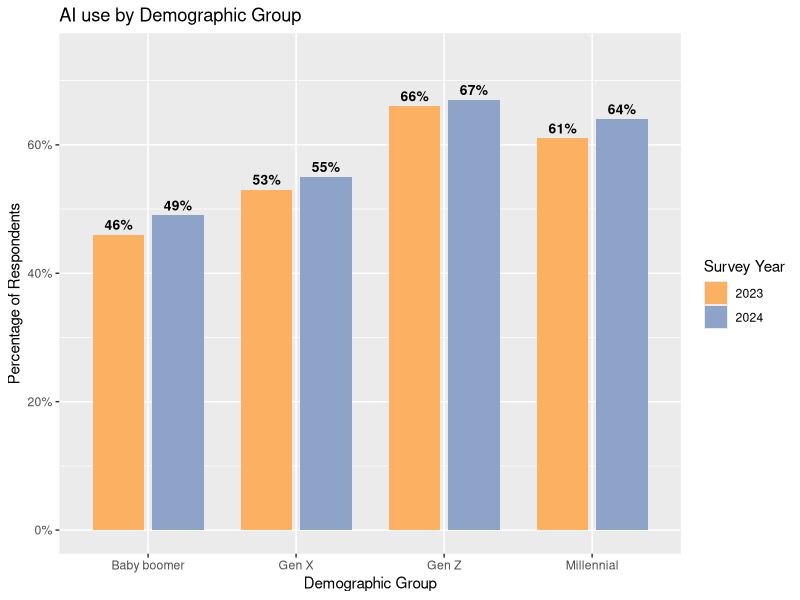
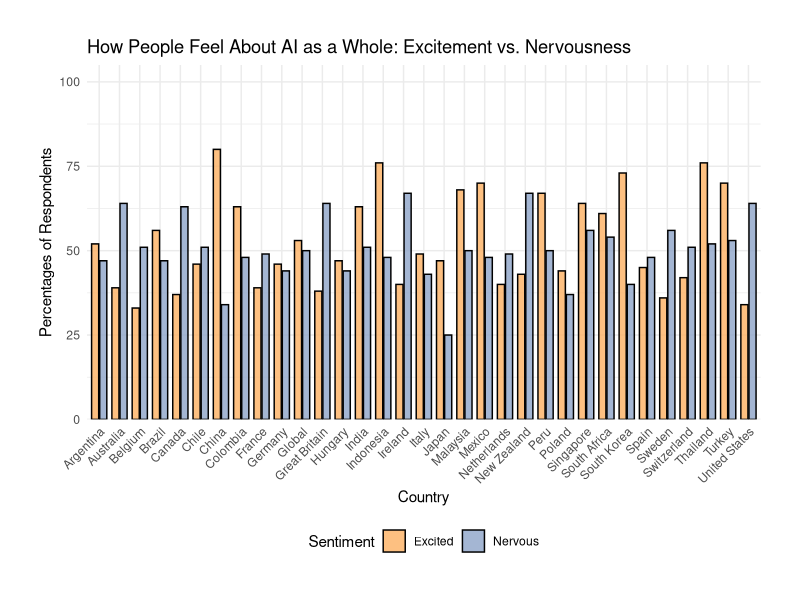
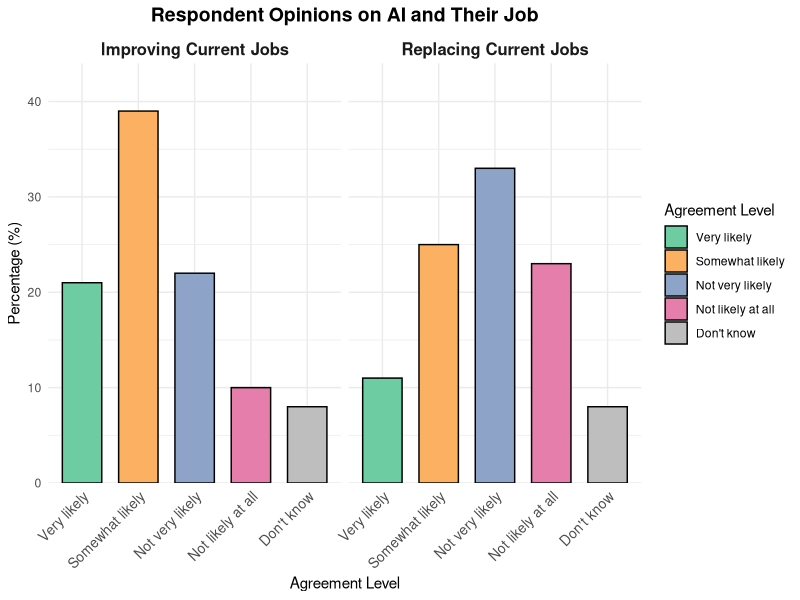
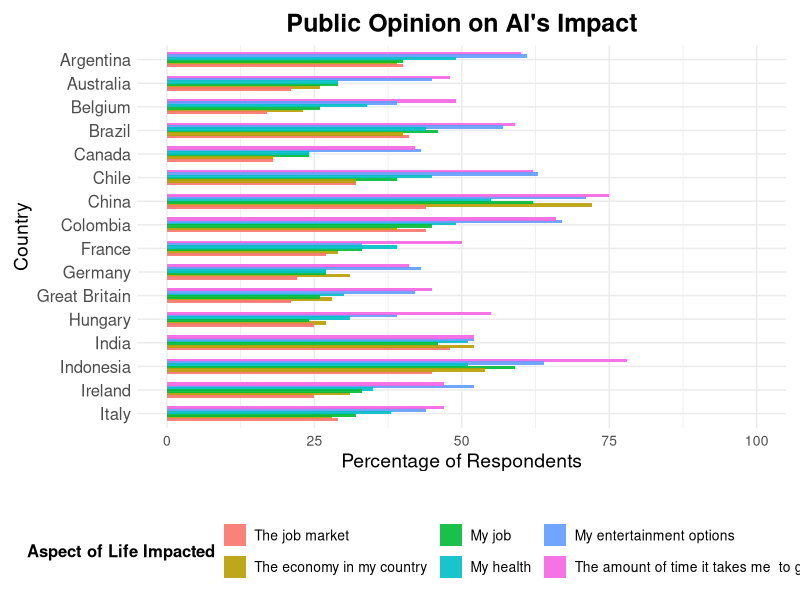
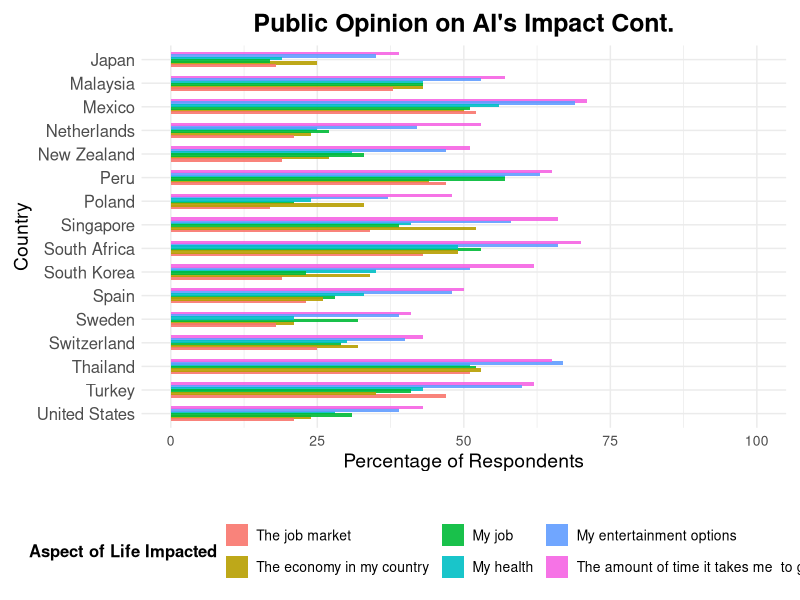
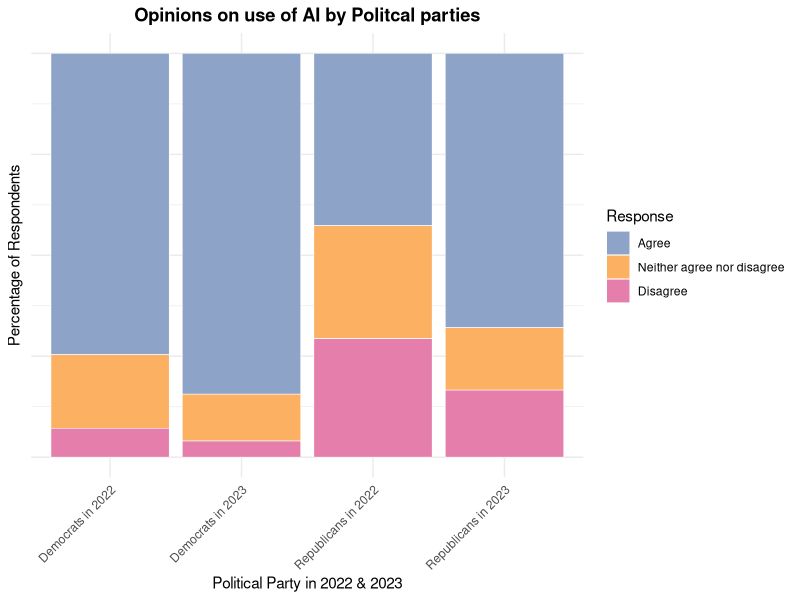
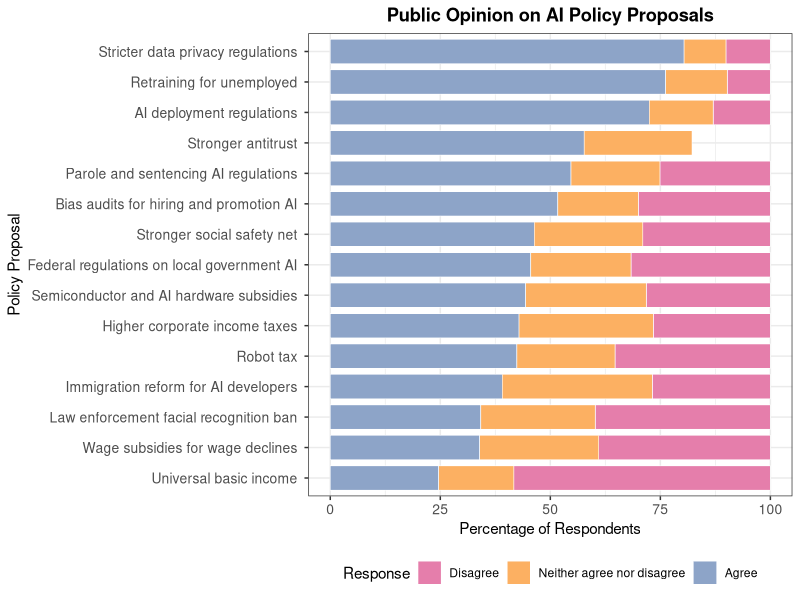

These figures' R source, in order:
## ---- chunk 1
library(tidyverse)
library(stringr)
library(purrr)
library(dplyr)
library(readr)
library(tibble)
library(ggplot2)
library(maps)
library(forcats)
library(patchwork)
library(ggrepel)
## ---- chunk 2
csv1 <- read.csv("fig_8.1.1.csv")
csv2 <- read.csv("fig_8.1.2.csv")
csv3 <- read.csv("fig_8.1.3.csv")
csv4 <- read.csv("fig_8.1.4.csv")
csv5 <- read.csv("fig_8.1.5.csv")
csv6 <- read.csv("fig_8.1.6.csv")
csv7 <- read.csv("fig_8.1.7.csv")
csv8 <- read.csv("fig_8.1.8.csv")
csv9 <- read.csv("fig_8.1.9.csv")
csv10 <- read.csv("fig_8.1.10.csv")
csv11 <- read.csv("fig_8.1.11.csv")
csv12 <- read.csv("fig_8.1.12.csv")
csv13 <- read.csv("fig_8.2.1.csv")
csv14 <- read.csv("fig_8.2.2.csv")
csv15 <- read.csv("fig_8.2.3.csv")
csv16 <- read.csv("fig_8.2.4.csv")
## ---- chunk 3
primitive_df <- paste0("csv", 1:16)
combined_data <- mget(primitive_df)

standardize_columns <- function(df) {
df %>%
mutate(
Year = as.character("Year")
)
}
standardized_data <- purrr::map(combined_data, standardize_columns)
master_copy_survey_data1 <- bind_rows(standardized_data)

gluing_together <- function(df, wave_id) {
df %>%
  standardize_columns() %>%
  mutate(Respondent_ID = as.character(row_number())) %>%
  rename_with(~ paste0(., "_csv", wave_id), .cols = -Respondent_ID)
}

glued_data <- purrr::map2(combined_data, 1:16, gluing_together)
master_copy_survey_data2 <- glued_data[[1]]

for (i in 2:length(glued_data)) {
  master_copy_survey_data2 <- master_copy_survey_data2 %>%
  full_join(glued_data[[i]], by = "Respondent_ID")
}

master_copy_survey_data3 <- master_copy_survey_data2 %>%
  select(-starts_with("Year_", ignore.case = TRUE))

master_copy_survey_data4 <- master_copy_survey_data3 %>%
  select(-Respondent_ID)

master_copy_survey_data4
## ---- chunk 4
dim(master_copy_survey_data4)
## ---- chunk 5
dictionary <- master_copy_survey_data2 %>%
  summarise(across(.fns = typeof)) %>%
  pivot_longer(
    cols = everything(),
    names_to = "Variable_Name",
    values_to = "Data_Type"
  )
dictionary
## ---- chunk 6
demographic_bar_graph_AI_use <- csv8 %>% 
  rename(
    Demographic_Group = "Demographic.group",
    Year = Year,
    Percent_Response = "X..of.respondents"
  ) %>%
  mutate(
    Year = factor(Year),
    Percent_Value = parse_number(Percent_Response) / 100 
  ) %>%
  filter(!is.na(Percent_Value))
demographic_bar_graph_AI_use_graph <- ggplot(demographic_bar_graph_AI_use, 
                                             aes(x = Demographic_Group,
                                                 y = Percent_Value,
                                                 fill = Year)) +
  geom_col(position = position_dodge(width = 0.8), width = 0.7) +
  geom_text(
    aes(label = scales::percent(Percent_Value, accuracy = 1)),
    position = position_dodge(width = 0.8),
    vjust = -0.5,
    size = 3.5,
    fontface = "bold"
  ) +
  scale_fill_manual(
    name = "Survey Year",
    values = c(
      "2023" = "#FCB062",  
      "2024" = "#8DA4C8"  
    )
  ) +
  scale_y_continuous(
    labels = scales::percent, 
    limits = c(0, max(demographic_bar_graph_AI_use$Percent_Value) * 1.1)
  ) +
  labs(
    title = "AI use by Demographic Group",
    x = "Demographic Group",
    y = "Percentage of Respondents",
    fill = "Survey Year"
  )
demographic_bar_graph_AI_use_graph
## ---- chunk 7
people_feeling <- csv4 %>%
  mutate(
    Percentage_Numeric = as.numeric(gsub("%", "", X..of.respondents.that..Agree.)),
    Country = factor(Country),
    Statement_Short = case_when(
      grepl("excited", Statement, ignore.case = TRUE) ~ "Excited",
      grepl("nervous", Statement, ignore.case = TRUE) ~ "Nervous",
      TRUE ~ "Other" 
    )
  ) %>%
  ggplot(aes(
    x = Country,
    y = Percentage_Numeric,
    fill = Statement_Short
  )) +
  geom_col(position = position_dodge(width = 0.8), width = 0.7, color = "black", alpha = 0.8) +
  labs(
    title = "How People Feel About AI as a Whole: Excitement vs. Nervousness",
    x = "Country",
    y = "Percentages of Respondents",
    fill = "Sentiment"
  ) +
  scale_y_continuous(limits = c(0, 100), expand = expansion(mult = c(0, 0.05))) +
  scale_fill_manual(
    values = c("Excited" = "#FCB062", 
               "Nervous" = "#8DA4C8")
  ) +
  theme_minimal() +
  theme(
    legend.position = "bottom",
    plot.margin = unit(c(1, 1, 1, 1), "cm"),
    axis.text.x = element_text(angle = 45, hjust = 1)
  )
people_feeling
## ---- chunk 8
master_colors_list <- c("Very likely" = "#6ECCA3", "Somewhat likely" = "#FCB062", "Not very likely" = "#8DA4C8", "Not likely at all" = "#E57EAB", 
                        "Don't know" = "gray")

prepare_pie_data = function(data_filtered) {
  data_filtered %>%
    mutate(Percentage_Numeric = as.numeric(gsub(" |%", "", X..of.respondents)),
           clean_category = Response,
           # Ensure "Don't know" is part of the factor levels
           Response_Label_Ordered = factor(clean_category,
                                           levels = names(master_colors_list))) %>%
    filter(!is.na(Percentage_Numeric)) %>%
    mutate(Percentage_Numeric = Percentage_Numeric / sum(Percentage_Numeric) * 100)
}
change_data <- csv7 %>%
  filter(!is.na(Response)) %>%
  filter(grepl("change how you do your current job", Global.opinions.on.the.impact.of.AI.on.current.jobs, ignore.case = TRUE)) %>%
  prepare_pie_data() %>%
  mutate(Plot_Group = "Improving Current Jobs")

replace_data <- csv7 %>%
  filter(!is.na(Response)) %>%
  filter(grepl("replace your current job", Global.opinions.on.the.impact.of.AI.on.current.jobs, ignore.case = TRUE)) %>%
  prepare_pie_data() %>%
  mutate(Plot_Group = "Replacing Current Jobs")
combined_data <- bind_rows(change_data, replace_data)
combined_data <- combined_data %>%
  mutate(Response_Label_Ordered = forcats::fct_explicit_na(Response_Label_Ordered, na_level = "Don't know"))

grouped_bar_plot <- combined_data %>%
  ggplot(aes(x = Response_Label_Ordered, y = Percentage_Numeric, fill = Response_Label_Ordered)) +
  geom_bar(stat = "identity", position = "dodge", color = "black", width = 0.7) +
  facet_wrap(~ Plot_Group, scales = "free_x", ncol = 2) +
  scale_fill_manual(values = master_colors_list) +
  scale_y_continuous(limits = c(0, max(combined_data$Percentage_Numeric) + 5), expand = c(0, 0)) +
  labs(title = "Respondent Opinions on AI and Their Job",
       x = "Agreement Level",
       y = "Percentage (%)",
       fill = "Agreement Level") +
  theme_minimal() +
  theme(plot.title = element_text(hjust = 0.5, face = "bold", size = 14),
        axis.text.x = element_text(angle = 45, hjust = 1, size = 10),
        legend.position = "right",
        strip.text = element_text(face = "bold", size = 12))
grouped_bar_plot
## ---- chunk 9
Society_impacts <-csv9 %>%
 filter(!is.na(X..of.respondents)) %>%
  mutate(
    Percentage_Numeric = as.numeric(gsub("%", "", X..of.respondents)),
    Statement = gsub("\\s*\\([^)]*\\)", "", Statement),
    Country = Country
  ) %>%
  filter(Country != "Global") %>%
  mutate(
    Statement = fct_reorder(Statement, Percentage_Numeric, .fun = mean),
    Country = fct_rev(fct_inorder(Country))
  ) %>%
  group_by(Country) %>% 
  mutate(country_id = cur_group_id()) %>% 
  ungroup() %>%
  filter(country_id > max(country_id) / 2) %>% 
  select(-country_id) %>% 
  ggplot(aes(x = Country, y = Percentage_Numeric, fill = Statement)) +
  geom_col(position = position_dodge(width = 0.6), alpha = 0.9) +
  coord_flip() +
  labs(title = "Public Opinion on AI's Impact", x = "Country", y = "Percentage of Respondents", fill = "Aspect of Life Impacted") +
  scale_y_continuous(limits = c(0, 100), breaks = seq(0, 100, 25)) +
  theme_minimal() +
  theme(plot.margin = margin(t = 10, r = 10, b = 10, l = 10, unit = "pt"), plot.title = element_text(hjust = 0.5, face = "bold", size = 18), 
    plot.subtitle = element_text(hjust = 0.5, size = 14), axis.title.x = element_text(size = 14), axis.title.y = element_text(size = 14),
    axis.text.x = element_text(size = 10), axis.text.y = element_text(size = 12, vjust = 0.5), legend.position = "bottom",
    legend.direction = "horizontal", legend.title = element_text(size = 12, face = "bold"), legend.text = element_text(size = 10), 
    legend.box = "horizontal", legend.justification = "center", legend.box.margin = margin(t = 20, unit = "pt")) +
  guides(fill = guide_legend(ncol = 3))
Society_impacts
## ---- chunk 10
Society_impacts_cont <- csv9 %>%
  filter(!is.na(X..of.respondents)) %>%
  mutate(
    Percentage_Numeric = as.numeric(gsub("%", "", X..of.respondents)),
    Statement = gsub("\\s*\\([^)]*\\)", "", Statement),
    Country = Country
  ) %>%
  filter(Country != "Global") %>%
  mutate(
    Statement = fct_reorder(Statement, Percentage_Numeric, .fun = mean),
    Country = fct_rev(fct_inorder(Country))
  ) %>%
  group_by(Country) %>% 
  mutate(country_id = cur_group_id()) %>% 
  ungroup() %>%
  filter(country_id <= max(country_id) / 2) %>%
  select(-country_id) %>%

  ggplot(aes(x = Country, y = Percentage_Numeric, fill = Statement)) +
  geom_col(position = position_dodge(width = 0.6), alpha = 0.9) +
  coord_flip() +
  
  labs(title = "Public Opinion on AI's Impact Cont.", x = "Country", y = "Percentage of Respondents", fill = "Aspect of Life Impacted") +
  scale_y_continuous(limits = c(0, 100), breaks = seq(0, 100, 25)) +
  theme_minimal() +
  theme(plot.margin = margin(t = 10, r = 10, b = 10, l = 10, unit = "pt"), plot.title = element_text(hjust = 0.5, face = "bold", size = 18), 
    plot.subtitle = element_text(hjust = 0.5, size = 14), axis.title.x = element_text(size = 14), axis.title.y = element_text(size = 14),
    axis.text.x = element_text(size = 10), axis.text.y = element_text(size = 12, vjust = 0.5), legend.position = "bottom",
    legend.direction = "horizontal", legend.title = element_text(size = 12, face = "bold"), legend.text = element_text(size = 10), 
    legend.box = "horizontal", legend.justification = "center", legend.box.margin = margin(t = 20, unit = "pt")) +
  guides(fill = guide_legend(ncol = 3))
Society_impacts_cont
## ---- chunk 11
Democrats_Republicans_AI <- csv13 %>%
 rename(Party_Group = Party, Label = Label, Percent_String = X..of.respondents) %>%
  filter(Party_Group != "All", Party_Group != "2023", Party_Group != "2022", Party_Group != "Democrats", Party_Group != "Republicans") %>%
  mutate(Percentage = as.numeric(gsub("%", "", Percent_String))) %>%
  group_by(Party_Group) %>%
  mutate(Party_Total_Sum = sum(Percentage), Normalized_Percentage = (Percentage / Party_Total_Sum) * 100, 
         Label_Ordered = fct_relevel(Label, "Agree", "Neither agree nor disagree", "Disagree")) %>%
  ungroup() %>%
  mutate(Party_Group = as.factor(Party_Group), Label_Ordered = as.factor(Label_Ordered)) %>%
  ggplot(aes(x = Party_Group, y = Normalized_Percentage, fill = Label_Ordered)) +
  geom_col(color = "white", linewidth = 0.2, position = "stack") +
  scale_fill_manual(
    values = c("Agree" = "#8DA4C8", "Neither agree nor disagree" = "#FCB062", "Disagree" = "#E57EAB")) +

  labs(title = "Opinions on use of AI by Politcal parties", x = "Political Party in 2022 & 2023", 
       y = "Percentage of Respondents", fill = "Response") +
  scale_y_continuous(limits = c(0, 100), breaks = seq(0, 100, 25)) +
  theme_minimal() +
  theme(plot.title = element_text(hjust = 0.5, face = "bold"), plot.subtitle = element_text(hjust = 0.5), 
        axis.text.x = element_text(angle = 45, hjust = 1), axis.ticks.y = element_blank(), axis.text.y = element_blank())
Democrats_Republicans_AI
## ---- chunk 12
response_factor_order <- c("Disagree", "Neither agree nor disagree", "Agree")
color_mapping <- c("Agree" = "#8DA4C8", "Neither agree nor disagree" = "#FCB062", "Disagree" = "#E57EAB")                  

Policies_related_ai <- csv14 %>%
  rename(Policy_Name = Policy, Label = Label, Percent_String = X..of.respondents) %>%
  mutate(Percentage = suppressWarnings(as.numeric(gsub("%", "", Percent_String))), Label = case_when(Label == "Disaagree" ~ "Disagree", TRUE ~ Label)) %>%
  complete(Policy_Name, Label, fill = list(Percentage = 0)) %>%
  filter(!is.na(Percentage)) %>%
  group_by(Policy_Name) %>%
  mutate(Policy_Total_Sum = sum(Percentage, na.rm = TRUE), Normalized_Percentage = pmax(0, pmin(100, (Percentage / Policy_Total_Sum) * 100)),
         Agreement_Percent = Normalized_Percentage[Label == "Agree"]) %>%
  ungroup() %>%
  mutate(Policy_Name = fct_reorder(Policy_Name, Agreement_Percent), Label_Ordered = factor(Label, levels = response_factor_order))

ggplot(Policies_related_ai, aes(x = Policy_Name, y = Normalized_Percentage, fill = Label_Ordered)) +
geom_bar(stat = "identity", color = "white", linewidth = 0.2, position = "stack", width = 0.8) +
scale_fill_manual(values = color_mapping,breaks = response_factor_order) +
coord_flip() +
  
labs(title = "Public Opinion on AI Policy Proposals", x = "Policy Proposal", y = "Percentage of Respondents", fill = "Response") +
scale_y_continuous(limits = c(0, 100), breaks = seq(0, 100, 25)) +
theme_bw() +
theme(plot.title = element_text(hjust = 0.5, face = "bold"), plot.subtitle = element_text(hjust = 0.5), axis.text.x = element_text(size = 10),
    axis.text.y = element_text(size = 10), legend.position = "bottom")
